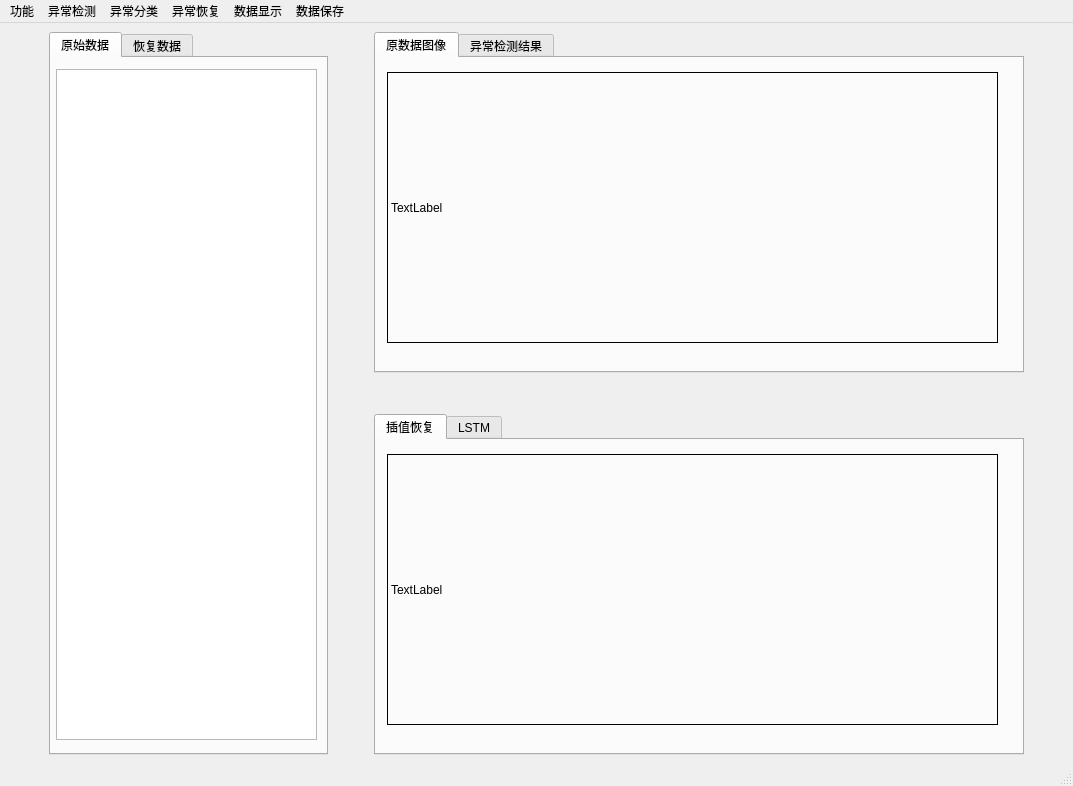
<?xml version="1.0" encoding="UTF-8"?>
<ui version="4.0">
 <class>MainWindow</class>
 <widget class="QMainWindow" name="MainWindow">
  <property name="geometry">
   <rect>
    <x>0</x>
    <y>0</y>
    <width>1073</width>
    <height>786</height>
   </rect>
  </property>
  <property name="windowTitle">
   <string>MainWindow</string>
  </property>
  <property name="styleSheet">
   <string notr="true"/>
  </property>
  <widget class="QWidget" name="centralwidget">
   <layout class="QGridLayout" name="gridLayout">
    <item row="0" column="0">
     <layout class="QHBoxLayout" name="horizontalLayout" stretch="0,3,0,7,0">
      <item>
       <spacer name="horizontalSpacer_2">
        <property name="orientation">
         <enum>Qt::Horizontal</enum>
        </property>
        <property name="sizeHint" stdset="0">
         <size>
          <width>40</width>
          <height>20</height>
         </size>
        </property>
       </spacer>
      </item>
      <item>
       <widget class="QTabWidget" name="tabWidget">
        <property name="currentIndex">
         <number>0</number>
        </property>
        <widget class="QWidget" name="tab">
         <attribute name="title">
          <string>原始数据</string>
         </attribute>
         <widget class="QTableView" name="tableView">
          <property name="geometry">
           <rect>
            <x>5</x>
            <y>11</y>
            <width>261</width>
            <height>671</height>
           </rect>
          </property>
         </widget>
        </widget>
        <widget class="QWidget" name="tab_2">
         <attribute name="title">
          <string>恢复数据</string>
         </attribute>
         <widget class="QTableView" name="tableView_2">
          <property name="geometry">
           <rect>
            <x>5</x>
            <y>11</y>
            <width>261</width>
            <height>671</height>
           </rect>
          </property>
         </widget>
        </widget>
       </widget>
      </item>
      <item>
       <spacer name="horizontalSpacer">
        <property name="orientation">
         <enum>Qt::Horizontal</enum>
        </property>
        <property name="sizeHint" stdset="0">
         <size>
          <width>40</width>
          <height>20</height>
         </size>
        </property>
       </spacer>
      </item>
      <item>
       <layout class="QVBoxLayout" name="verticalLayout" stretch="10,1,10">
        <item>
         <widget class="QTabWidget" name="tabWidget_2">
          <property name="currentIndex">
           <number>0</number>
          </property>
          <widget class="QWidget" name="tab_3">
           <attribute name="title">
            <string>原数据图像</string>
           </attribute>
           <widget class="QLabel" name="label_2">
            <property name="geometry">
             <rect>
              <x>11</x>
              <y>14</y>
              <width>611</width>
              <height>271</height>
             </rect>
            </property>
            <property name="styleSheet">
             <string notr="true">border:1px solid;</string>
            </property>
            <property name="text">
             <string>TextLabel</string>
            </property>
           </widget>
          </widget>
          <widget class="QWidget" name="tab_4">
           <attribute name="title">
            <string>异常检测结果</string>
           </attribute>
           <widget class="QLabel" name="label">
            <property name="geometry">
             <rect>
              <x>11</x>
              <y>14</y>
              <width>611</width>
              <height>271</height>
             </rect>
            </property>
            <property name="styleSheet">
             <string notr="true">border:1px solid;</string>
            </property>
            <property name="text">
             <string>TextLabel</string>
            </property>
           </widget>
          </widget>
         </widget>
        </item>
        <item>
         <spacer name="verticalSpacer">
          <property name="orientation">
           <enum>Qt::Vertical</enum>
          </property>
          <property name="sizeHint" stdset="0">
           <size>
            <width>188</width>
            <height>20</height>
           </size>
          </property>
         </spacer>
        </item>
        <item>
         <widget class="QTabWidget" name="tabWidget_3">
          <property name="currentIndex">
           <number>0</number>
          </property>
          <widget class="QWidget" name="tab_5">
           <attribute name="title">
            <string>插值恢复</string>
           </attribute>
           <widget class="QLabel" name="label_3">
            <property name="geometry">
             <rect>
              <x>11</x>
              <y>14</y>
              <width>611</width>
              <height>271</height>
             </rect>
            </property>
            <property name="styleSheet">
             <string notr="true">border:1px solid;</string>
            </property>
            <property name="text">
             <string>TextLabel</string>
            </property>
           </widget>
          </widget>
          <widget class="QWidget" name="tab_6">
           <attribute name="title">
            <string>LSTM</string>
           </attribute>
           <widget class="QLabel" name="label_4">
            <property name="geometry">
             <rect>
              <x>11</x>
              <y>14</y>
              <width>611</width>
              <height>271</height>
             </rect>
            </property>
            <property name="styleSheet">
             <string notr="true">border:1px solid;</string>
            </property>
            <property name="text">
             <string/>
            </property>
           </widget>
          </widget>
         </widget>
        </item>
       </layout>
      </item>
      <item>
       <spacer name="horizontalSpacer_3">
        <property name="orientation">
         <enum>Qt::Horizontal</enum>
        </property>
        <property name="sizeHint" stdset="0">
         <size>
          <width>40</width>
          <height>20</height>
         </size>
        </property>
       </spacer>
      </item>
     </layout>
    </item>
   </layout>
  </widget>
  <widget class="QMenuBar" name="menubar">
   <property name="geometry">
    <rect>
     <x>0</x>
     <y>0</y>
     <width>1073</width>
     <height>26</height>
    </rect>
   </property>
   <widget class="QMenu" name="menu">
    <property name="title">
     <string>功能</string>
    </property>
    <widget class="QMenu" name="menuInput_Data_2">
     <property name="title">
      <string>Input Data</string>
     </property>
     <widget class="QMenu" name="menuCHINA">
      <property name="title">
       <string>CHINA</string>
      </property>
      <addaction name="actionSLS01_2"/>
      <addaction name="actionSLS02_2"/>
      <addaction name="actionSLS03_3"/>
      <addaction name="actionSLS04_2"/>
      <addaction name="actionSLS05_2"/>
      <addaction name="actionSLS06_2"/>
      <addaction name="actionSLS07_2"/>
      <addaction name="actionSLS08_2"/>
      <addaction name="actionSLS09_2"/>
      <addaction name="actionSLS10_2"/>
      <addaction name="actionSLS11_2"/>
      <addaction name="actionSLS12_2"/>
      <addaction name="actionSLS13_2"/>
      <addaction name="actionSLS14_2"/>
      <addaction name="actionSLS15_2"/>
      <addaction name="actionSLS16_2"/>
      <addaction name="actionSLS17_2"/>
      <addaction name="actionSLS18_2"/>
      <addaction name="actionSLS19_2"/>
      <addaction name="actionSLS20_2"/>
      <addaction name="actionSLS21_2"/>
      <addaction name="actionSLS22_2"/>
      <addaction name="actionSLS23_2"/>
      <addaction name="actionSLS24_2"/>
     </widget>
     <widget class="QMenu" name="menuRUSSIA">
      <property name="title">
       <string>RUSSIA</string>
      </property>
      <addaction name="actionSLX01_2"/>
      <addaction name="actionSLX02_2"/>
      <addaction name="actionSLX03_2"/>
      <addaction name="actionSLX04_2"/>
      <addaction name="actionSLX05_2"/>
      <addaction name="actionSLX06_2"/>
      <addaction name="actionSLX07_2"/>
      <addaction name="actionSLX08_2"/>
      <addaction name="actionSLX09_2"/>
      <addaction name="actionSLX10_2"/>
      <addaction name="actionSLX11_2"/>
      <addaction name="actionSLX12_2"/>
      <addaction name="actionSLX13_2"/>
      <addaction name="actionSLX14_2"/>
      <addaction name="actionSLX15_2"/>
      <addaction name="actionSLX16_2"/>
      <addaction name="actionSLX17_2"/>
      <addaction name="actionSLX18_2"/>
      <addaction name="actionSLX19_2"/>
      <addaction name="actionSLX20_2"/>
      <addaction name="actionSLX21_2"/>
      <addaction name="actionSLX22_2"/>
      <addaction name="actionSLX23_2"/>
      <addaction name="actionSLX24_2"/>
     </widget>
     <addaction name="menuCHINA"/>
     <addaction name="menuRUSSIA"/>
    </widget>
    <addaction name="actionLoad_Data"/>
    <addaction name="separator"/>
    <addaction name="menuInput_Data_2"/>
   </widget>
   <widget class="QMenu" name="menu_2">
    <property name="title">
     <string>异常检测</string>
    </property>
    <addaction name="actionJY_error"/>
    <addaction name="action3sigma"/>
    <addaction name="actionbox_plot"/>
    <addaction name="actioniso_for"/>
    <addaction name="actionk_means"/>
    <addaction name="actionSVM"/>
   </widget>
   <widget class="QMenu" name="menu_3">
    <property name="title">
     <string>异常分类</string>
    </property>
    <addaction name="actionCNN"/>
   </widget>
   <widget class="QMenu" name="menu_4">
    <property name="title">
     <string>异常恢复</string>
    </property>
    <addaction name="actionInsert"/>
    <addaction name="actionLSTM"/>
   </widget>
   <widget class="QMenu" name="menu_5">
    <property name="title">
     <string>数据显示</string>
    </property>
    <addaction name="actionOriginal_Data_2"/>
    <addaction name="actionDetected_Data"/>
    <addaction name="actionReatored_Data"/>
   </widget>
   <widget class="QMenu" name="menu_6">
    <property name="title">
     <string>数据保存</string>
    </property>
    <addaction name="action1D_data"/>
    <addaction name="action2D_Figure"/>
   </widget>
   <addaction name="menu"/>
   <addaction name="menu_2"/>
   <addaction name="menu_3"/>
   <addaction name="menu_4"/>
   <addaction name="menu_5"/>
   <addaction name="menu_6"/>
  </widget>
  <widget class="QStatusBar" name="statusbar"/>
  <action name="action3sigma">
   <property name="text">
    <string>3-sigma</string>
   </property>
  </action>
  <action name="actionJY_error">
   <property name="text">
    <string>JY_error</string>
   </property>
  </action>
  <action name="actionbox_plot">
   <property name="text">
    <string>box_plot</string>
   </property>
  </action>
  <action name="actioniso_for">
   <property name="text">
    <string>iostation_forest</string>
   </property>
  </action>
  <action name="actionCNN">
   <property name="text">
    <string>CNN</string>
   </property>
  </action>
  <action name="actionInsert">
   <property name="text">
    <string>Insert</string>
   </property>
  </action>
  <action name="actionLSTM">
   <property name="text">
    <string>LSTM</string>
   </property>
  </action>
  <action name="actionReatored_Data">
   <property name="text">
    <string>Restored Data</string>
   </property>
  </action>
  <action name="action1D_data">
   <property name="text">
    <string>1D_data</string>
   </property>
  </action>
  <action name="action2D_Figure">
   <property name="text">
    <string>2D_Figure</string>
   </property>
  </action>
  <action name="actionFeb">
   <property name="text">
    <string>Feb</string>
   </property>
  </action>
  <action name="actionMar">
   <property name="text">
    <string>Mar</string>
   </property>
  </action>
  <action name="actionApr">
   <property name="text">
    <string>Apr</string>
   </property>
  </action>
  <action name="actionMay">
   <property name="text">
    <string>May</string>
   </property>
  </action>
  <action name="actionJune">
   <property name="text">
    <string>June</string>
   </property>
  </action>
  <action name="actionJuly">
   <property name="text">
    <string>July</string>
   </property>
  </action>
  <action name="actionAug">
   <property name="text">
    <string>Aug</string>
   </property>
  </action>
  <action name="actionep">
   <property name="text">
    <string>Sep</string>
   </property>
  </action>
  <action name="actionOct">
   <property name="text">
    <string>Oct</string>
   </property>
  </action>
  <action name="actionNov">
   <property name="text">
    <string>Nov</string>
   </property>
  </action>
  <action name="actionDec">
   <property name="text">
    <string>Dec</string>
   </property>
  </action>
  <action name="actionCHINA">
   <property name="text">
    <string>CHINA</string>
   </property>
  </action>
  <action name="actionRUSS">
   <property name="text">
    <string>RUSS</string>
   </property>
  </action>
  <action name="actionSLS03">
   <property name="text">
    <string>SLS03</string>
   </property>
  </action>
  <action name="actionOriginal_Data_2">
   <property name="text">
    <string>Original Data</string>
   </property>
  </action>
  <action name="actionSLS01_3">
   <property name="text">
    <string>SLS01</string>
   </property>
  </action>
  <action name="actionSLS02">
   <property name="text">
    <string>SLS02</string>
   </property>
  </action>
  <action name="actionSLS03_2">
   <property name="text">
    <string>SLS03</string>
   </property>
  </action>
  <action name="actionSLS04">
   <property name="text">
    <string>SLS04</string>
   </property>
  </action>
  <action name="actionSLS05">
   <property name="text">
    <string>SLS05</string>
   </property>
  </action>
  <action name="actionSLS06">
   <property name="text">
    <string>SLS06</string>
   </property>
  </action>
  <action name="actionSLS07">
   <property name="text">
    <string>SLS07</string>
   </property>
  </action>
  <action name="actionSLS08">
   <property name="text">
    <string>SLS08</string>
   </property>
  </action>
  <action name="actionSLS09">
   <property name="text">
    <string>SLS09</string>
   </property>
  </action>
  <action name="actionSLS10">
   <property name="text">
    <string>SLS10</string>
   </property>
  </action>
  <action name="actionSLS11">
   <property name="text">
    <string>SLS11</string>
   </property>
  </action>
  <action name="actionSLS12">
   <property name="text">
    <string>SLS12</string>
   </property>
  </action>
  <action name="actionSLS13">
   <property name="text">
    <string>SLS13</string>
   </property>
  </action>
  <action name="actionSLS14">
   <property name="text">
    <string>SLS14</string>
   </property>
  </action>
  <action name="actionSLS15">
   <property name="text">
    <string>SLS15</string>
   </property>
  </action>
  <action name="actionSLS16">
   <property name="text">
    <string>SLS16</string>
   </property>
  </action>
  <action name="actionSLS17">
   <property name="text">
    <string>SLS17</string>
   </property>
  </action>
  <action name="actionSLS18">
   <property name="text">
    <string>SLS18</string>
   </property>
  </action>
  <action name="actionSLS19">
   <property name="text">
    <string>SLS19</string>
   </property>
  </action>
  <action name="actionSLS20">
   <property name="text">
    <string>SLS20</string>
   </property>
  </action>
  <action name="actionSLS21">
   <property name="text">
    <string>SLS21</string>
   </property>
  </action>
  <action name="actionSLS22">
   <property name="text">
    <string>SLS22</string>
   </property>
  </action>
  <action name="actionSLS23">
   <property name="text">
    <string>SLS23</string>
   </property>
  </action>
  <action name="actionSLS24">
   <property name="text">
    <string>SLS24</string>
   </property>
  </action>
  <action name="actionSLX01">
   <property name="text">
    <string>SLX01</string>
   </property>
  </action>
  <action name="actionSLX02">
   <property name="text">
    <string>SLX02</string>
   </property>
  </action>
  <action name="actionSLX03">
   <property name="text">
    <string>SLX03</string>
   </property>
  </action>
  <action name="actionSLX04">
   <property name="text">
    <string>SLX04</string>
   </property>
  </action>
  <action name="actionSLX05">
   <property name="text">
    <string>SLX05</string>
   </property>
  </action>
  <action name="actionSLX06">
   <property name="text">
    <string>SLX06</string>
   </property>
  </action>
  <action name="actionSLX07">
   <property name="text">
    <string>SLX07</string>
   </property>
  </action>
  <action name="actionSLX08">
   <property name="text">
    <string>SLX08</string>
   </property>
  </action>
  <action name="actionSLX09">
   <property name="text">
    <string>SLX09</string>
   </property>
  </action>
  <action name="actionSLX10">
   <property name="text">
    <string>SLX10</string>
   </property>
  </action>
  <action name="actionSLX11">
   <property name="text">
    <string>SLX11</string>
   </property>
  </action>
  <action name="actionSLX12">
   <property name="text">
    <string>SLX12</string>
   </property>
  </action>
  <action name="actionSLX13">
   <property name="text">
    <string>SLX13</string>
   </property>
  </action>
  <action name="actionSLX14">
   <property name="text">
    <string>SLX14</string>
   </property>
  </action>
  <action name="actionSLX15">
   <property name="text">
    <string>SLX15</string>
   </property>
  </action>
  <action name="actionSLX16">
   <property name="text">
    <string>SLX16</string>
   </property>
  </action>
  <action name="actionSLX17">
   <property name="text">
    <string>SLX17</string>
   </property>
  </action>
  <action name="actionSLX18">
   <property name="text">
    <string>SLX18</string>
   </property>
  </action>
  <action name="actionSLX19">
   <property name="text">
    <string>SLX19</string>
   </property>
  </action>
  <action name="actionSLX20">
   <property name="text">
    <string>SLX20</string>
   </property>
  </action>
  <action name="actionSLX21">
   <property name="text">
    <string>SLX21</string>
   </property>
  </action>
  <action name="actionSLX22">
   <property name="text">
    <string>SLX22</string>
   </property>
  </action>
  <action name="actionSLX23">
   <property name="text">
    <string>SLX23</string>
   </property>
  </action>
  <action name="actionSXL24">
   <property name="text">
    <string>SXL24</string>
   </property>
  </action>
  <action name="actionSLS01">
   <property name="text">
    <string>SLS01</string>
   </property>
  </action>
  <action name="actionLoad_Data">
   <property name="text">
    <string>Load Data</string>
   </property>
  </action>
  <action name="actionSLS01_2">
   <property name="checkable">
    <bool>false</bool>
   </property>
   <property name="text">
    <string>SLS01</string>
   </property>
  </action>
  <action name="actionSLS02_2">
   <property name="text">
    <string>SLS02</string>
   </property>
  </action>
  <action name="actionSLS03_3">
   <property name="text">
    <string>SLS03</string>
   </property>
  </action>
  <action name="actionSLS04_2">
   <property name="text">
    <string>SLS04</string>
   </property>
  </action>
  <action name="actionSLS05_2">
   <property name="text">
    <string>SLS05</string>
   </property>
  </action>
  <action name="actionSLS06_2">
   <property name="text">
    <string>SLS06</string>
   </property>
  </action>
  <action name="actionSLS07_2">
   <property name="text">
    <string>SLS07</string>
   </property>
  </action>
  <action name="actionSLS08_2">
   <property name="text">
    <string>SLS08</string>
   </property>
  </action>
  <action name="actionSLS09_2">
   <property name="text">
    <string>SLS09</string>
   </property>
  </action>
  <action name="actionSLS10_2">
   <property name="text">
    <string>SLS10</string>
   </property>
  </action>
  <action name="actionSLS11_2">
   <property name="text">
    <string>SLS11</string>
   </property>
  </action>
  <action name="actionSLS12_2">
   <property name="text">
    <string>SLS12</string>
   </property>
  </action>
  <action name="actionSLS13_2">
   <property name="text">
    <string>SLS13</string>
   </property>
  </action>
  <action name="actionSLS14_2">
   <property name="text">
    <string>SLS14</string>
   </property>
  </action>
  <action name="actionSLS15_2">
   <property name="text">
    <string>SLS15</string>
   </property>
  </action>
  <action name="actionSLS16_2">
   <property name="text">
    <string>SLS16</string>
   </property>
  </action>
  <action name="actionSLS17_2">
   <property name="text">
    <string>SLS17</string>
   </property>
  </action>
  <action name="actionSLS18_2">
   <property name="text">
    <string>SLS18</string>
   </property>
  </action>
  <action name="actionSLS19_2">
   <property name="text">
    <string>SLS19</string>
   </property>
  </action>
  <action name="actionSLS20_2">
   <property name="text">
    <string>SLS20</string>
   </property>
  </action>
  <action name="actionSLS21_2">
   <property name="text">
    <string>SLS21</string>
   </property>
  </action>
  <action name="actionSLS22_2">
   <property name="text">
    <string>SLS22</string>
   </property>
  </action>
  <action name="actionSLS23_2">
   <property name="text">
    <string>SLS23</string>
   </property>
  </action>
  <action name="actionSLS24_2">
   <property name="text">
    <string>SLS24</string>
   </property>
  </action>
  <action name="actionSLX01_2">
   <property name="text">
    <string>SLX01</string>
   </property>
  </action>
  <action name="actionSLX02_2">
   <property name="text">
    <string>SLX02</string>
   </property>
  </action>
  <action name="actionSLX03_2">
   <property name="text">
    <string>SLX03</string>
   </property>
  </action>
  <action name="actionSLX04_2">
   <property name="text">
    <string>SLX04</string>
   </property>
  </action>
  <action name="actionSLX05_2">
   <property name="text">
    <string>SLX05</string>
   </property>
  </action>
  <action name="actionSLX06_2">
   <property name="text">
    <string>SLX06</string>
   </property>
  </action>
  <action name="actionSLX07_2">
   <property name="text">
    <string>SLX07</string>
   </property>
  </action>
  <action name="actionSLX08_2">
   <property name="text">
    <string>SLX08</string>
   </property>
  </action>
  <action name="actionSLX09_2">
   <property name="text">
    <string>SLX09</string>
   </property>
  </action>
  <action name="actionSLX10_2">
   <property name="text">
    <string>SLX10</string>
   </property>
  </action>
  <action name="actionSLX11_2">
   <property name="text">
    <string>SLX11</string>
   </property>
  </action>
  <action name="actionSLX12_2">
   <property name="text">
    <string>SLX12</string>
   </property>
  </action>
  <action name="actionSLX13_2">
   <property name="text">
    <string>SLX13</string>
   </property>
  </action>
  <action name="actionSLX14_2">
   <property name="text">
    <string>SLX14</string>
   </property>
  </action>
  <action name="actionSLX15_2">
   <property name="text">
    <string>SLX15</string>
   </property>
  </action>
  <action name="actionSLX16_2">
   <property name="text">
    <string>SLX16</string>
   </property>
  </action>
  <action name="actionSLX17_2">
   <property name="text">
    <string>SLX17</string>
   </property>
  </action>
  <action name="actionSLX18_2">
   <property name="text">
    <string>SLX18</string>
   </property>
  </action>
  <action name="actionSLX19_2">
   <property name="text">
    <string>SLX19</string>
   </property>
  </action>
  <action name="actionSLX20_2">
   <property name="text">
    <string>SLX20</string>
   </property>
  </action>
  <action name="actionSLX21_2">
   <property name="text">
    <string>SLX21</string>
   </property>
  </action>
  <action name="actionSLX22_2">
   <property name="text">
    <string>SLX22</string>
   </property>
  </action>
  <action name="actionSLX23_2">
   <property name="text">
    <string>SLX23</string>
   </property>
  </action>
  <action name="actionSLX24_2">
   <property name="text">
    <string>SLX24</string>
   </property>
  </action>
  <action name="actionk_means">
   <property name="text">
    <string>k_means</string>
   </property>
  </action>
  <action name="actionSVM">
   <property name="text">
    <string>SVM</string>
   </property>
  </action>
  <action name="actionDetected_Data">
   <property name="text">
    <string>Detected Data</string>
   </property>
  </action>
 </widget>
 <resources/>
 <connections/>
</ui>
